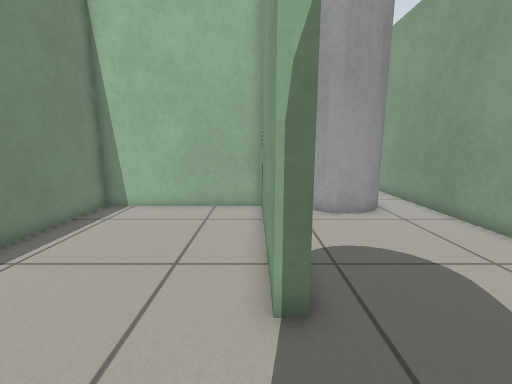
View 1 (above)

17 first-person views from a walk through a world built for the Gazebo simulator. The camera is 0.72 m above the floor, tilts 10° down and sees 90° across. The floor is counted in squares, 0.25 m on a side. Each view is taken from the middle of a square. On the plan, view 1 faces up. The plan holds only what a view shows up to about 19 squares ahead; the rest is blank. The place goes on beyond the plan.

View 2
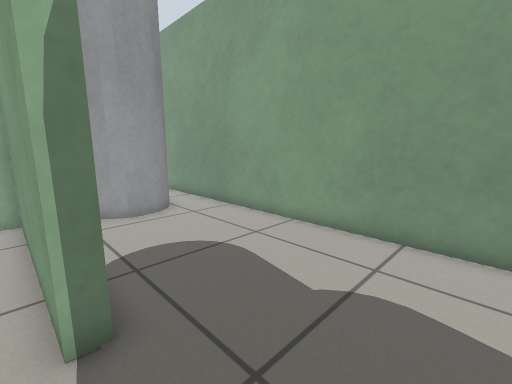

View 3
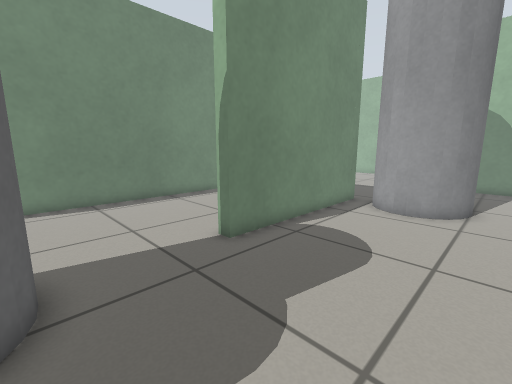

View 4
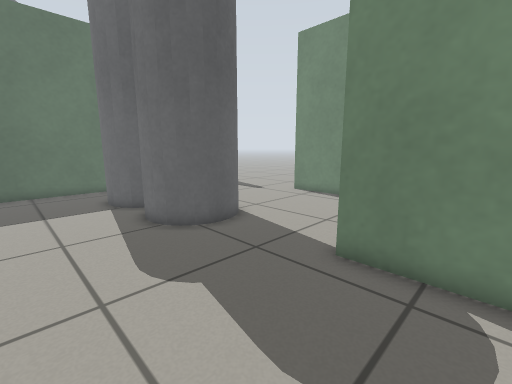

View 5
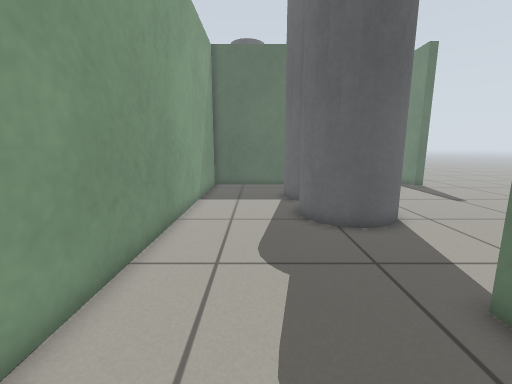

View 6
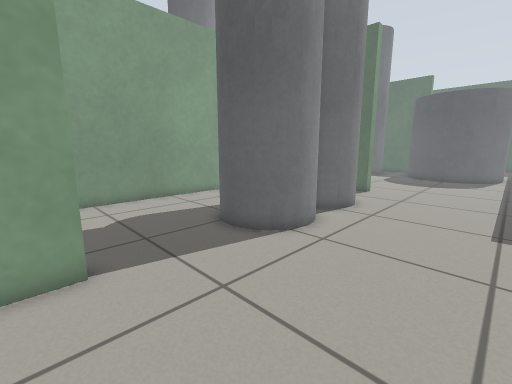

View 7
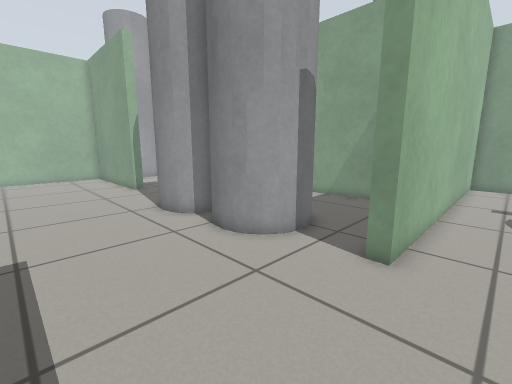

View 8
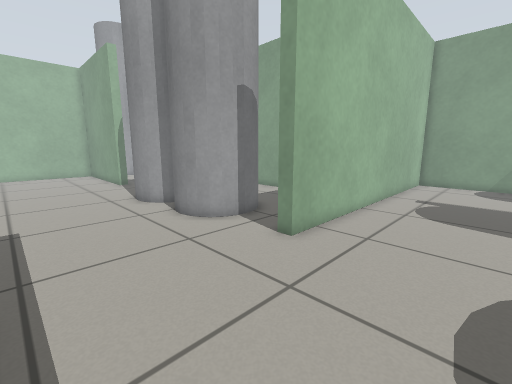

View 9
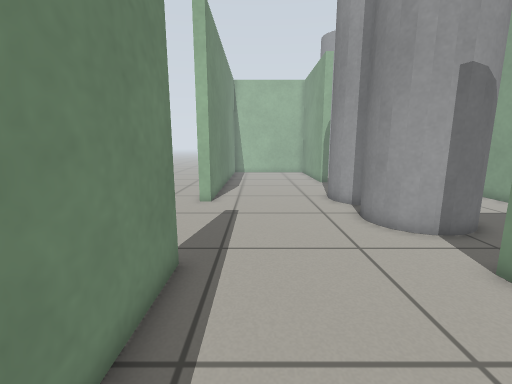

View 10
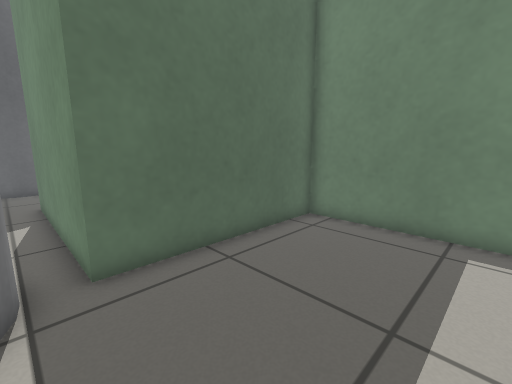

View 11
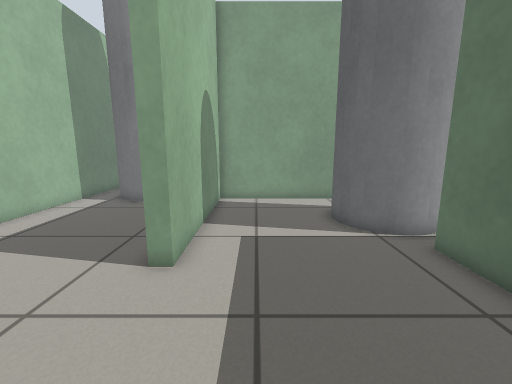

View 12
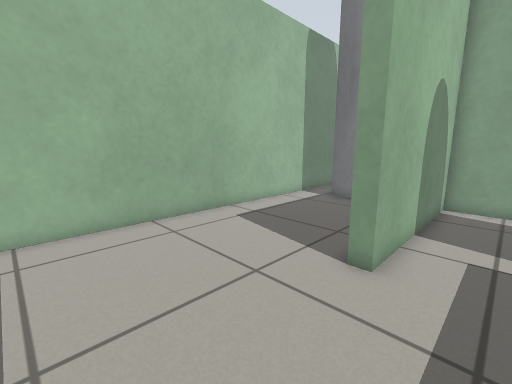

View 13
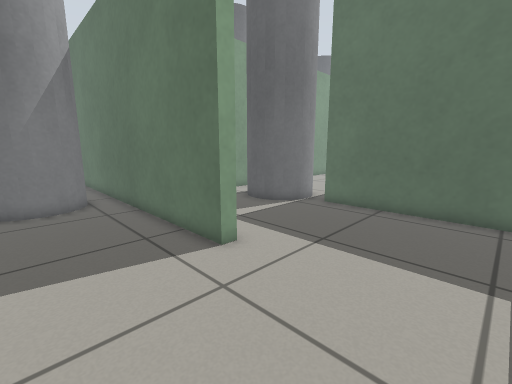

View 14
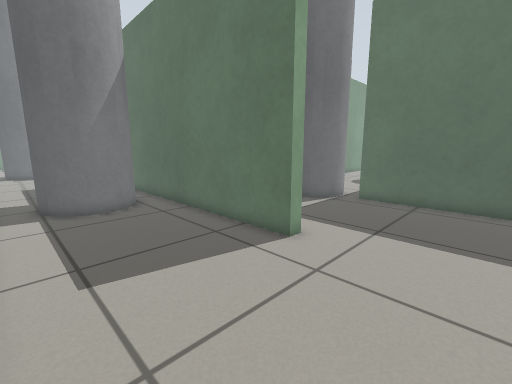

View 15
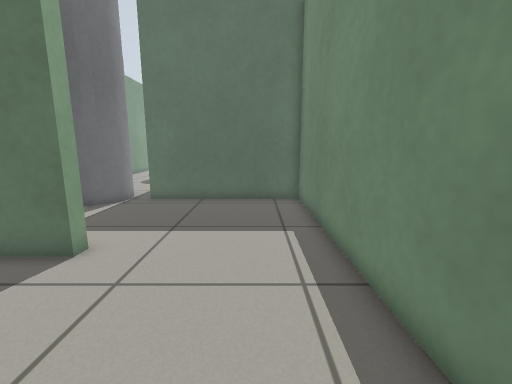

View 16
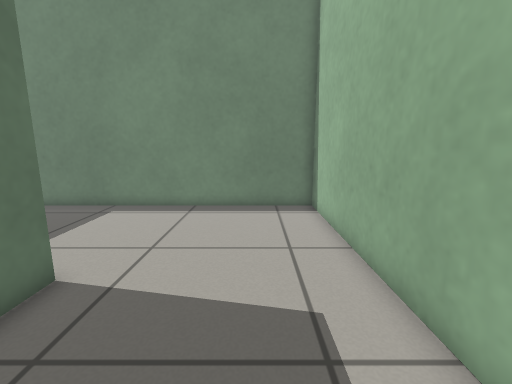

View 17
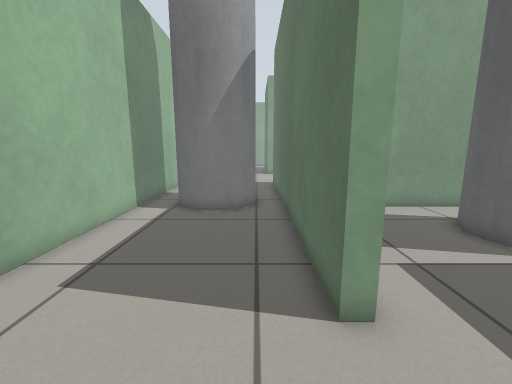

### Floor plan
Key: @ floor where view 1 was taken; # wall or solid block; . floor; C grey cylinder.
Columns run from 7 left of view 1 to 20 right of it. Each row starts with its distance up from view 1.
 28 #######################
 27 #...........................
 26 #..............CC ..........
 25 #..............C
 24 #.............CC
 23 #..............C
 22 #..............CC ....
 21 #......#################
 20 #......#########
 19 #..............#
 18 #..............#
 17 #..............#
 16 #..............#
 15 #.........CCC..#
 14 #........CC C .#
 13 #########C   C.#
 12 #########CC CC.#
 11 #......##.CCC..#
 10 #......##......#
  9 #......##......#
  8 #......##......#
  7 #......##......#
  6 #......##......#
  5 #......##......#
  4 #......##......#
  3 #..............#
  2 #..............#
  1 #..............#
  0 #......@.......#
 -1 #......CCC.....#
 -2 #.....CC CC....#
 -3 #.....C   C....#
 -4 ......CC   ....#
 -5 .......C C.....#
 -6 .......C  C....#
 -7 ......CC  C....#
 -8 .......C  C....#
 -9 .......CCC.....#
-10 ...............#
-11 #..............#
-12 #.......################
-13 #......................#
-14 #......................#
-15 #......................#
-16  ......................#
-17  ......................#
-18  ....

Positions as (right, up) in squares from view 1, and headings:
1: (0, 0), facing up
2: (0, 0), facing up-right
3: (7, -1), facing up-left
4: (7, 7), facing down-left
5: (5, 8), facing down
6: (-6, 5), facing down-right
7: (-6, -14), facing up-right
8: (-6, -17), facing up-right
9: (-5, -17), facing up
10: (2, 19), facing down-left
11: (-6, 18), facing right
12: (-6, 18), facing up-right
13: (-6, 25), facing down-right
14: (-5, 27), facing down-right
15: (-5, 27), facing down
16: (5, 25), facing left
17: (-4, 22), facing right
